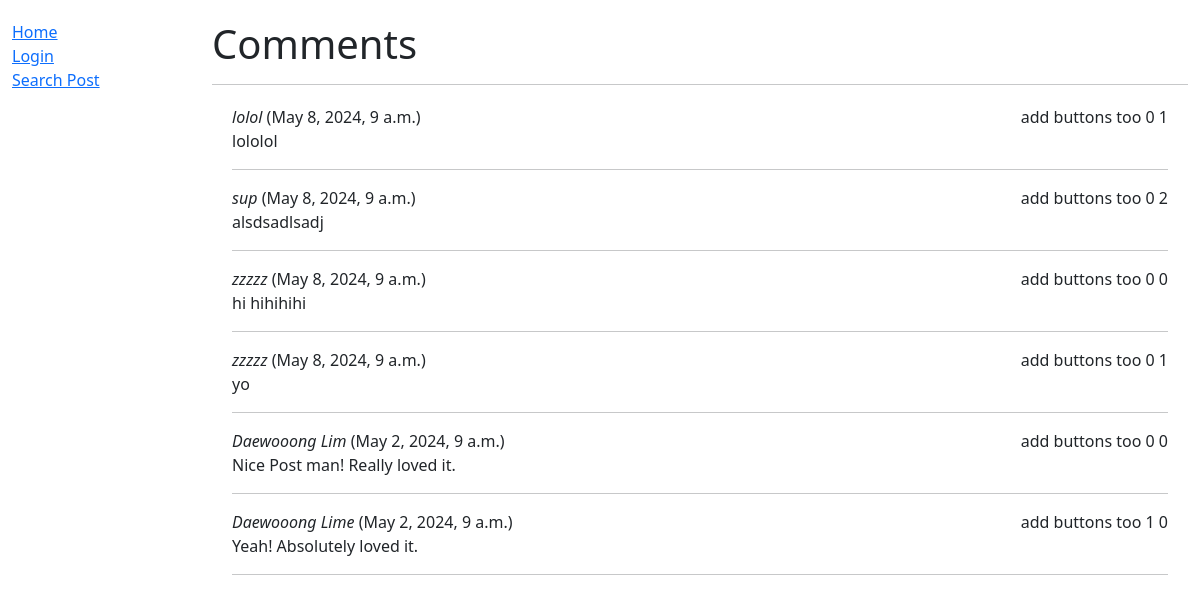
Screenshot of /blog/1/comments/ with the database file from the repository.
### blog/models.py (models this page shows, shortened)
class Comment(models.Model):
    id = models.BigAutoField(help_text="Comment ID", primary_key=True)
    post = models.ForeignKey("Post", on_delete=models.CASCADE)
    writer = models.CharField(max_length=100)
    content = models.CharField(max_length=200)
    date = models.DateTimeField(default=datetime.now, blank=True)
    likes = models.IntegerField(default=0)
    dislikes = models.IntegerField(default=0)
    class Meta:
        ordering = ['-date']

### blog/views.py (the view)
# urls.py: path('<int:pk>/comments/', views.CommentListView.as_view(), name="comments"),
class CommentListView(generic.ListView):
    model = Comment
    context_object_name = 'comments'
    template_name = 'comments.html'
    def get_queryset(self):
        return Comment.objects.filter(post=self.kwargs['pk'])

### blog/templates/comments.html
{% extends "base.html" %}
{% block content %}
    <h1>Comments</h1>
    <hr />
    <div style="margin-left:20px;margin-top:20px;margin-right:20px;">
        {% if comments %}
            {% for comment in comments %}
                <p style="display: inline;"><em>{{comment.writer}}</em> ({{comment.date}}) </p>
                <p style="display: inline; float: right;"> add buttons too {{comment.likes}} {{comment.dislikes}}</p>
                <p> {{comment.content}} </p>
                <hr />
            {% endfor %}
        {% else %}
            <p>No comments yet.</p>
        {% endif %}
    </div>
{% endblock %}

### rows the page displays
Comment: writer "lolol", date "May 8, 2024, 9 a.m.", likes "0", dislikes "1", content "lololol"
Comment: writer "sup", date "May 8, 2024, 9 a.m.", likes "0", dislikes "2", content "alsdsadlsadj"
Comment: writer "zzzzz", date "May 8, 2024, 9 a.m.", likes "0", dislikes "0", content "hi hihihihi"
Comment: writer "zzzzz", date "May 8, 2024, 9 a.m.", likes "0", dislikes "1", content "yo"
Comment: writer "Daewooong Lim", date "May 2, 2024, 9 a.m.", likes "0", dislikes "0", content "Nice Post man! Really loved it."
Comment: writer "Daewooong Lime", date "May 2, 2024, 9 a.m.", likes "1", dislikes "0", content "Yeah! Absolutely loved it."
